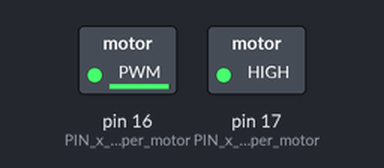
A program run on a simulated Arduino Uno, built with avr-gcc and run on an emulated ATmega328P. Parts: switched loads named in the program (green lamp = pin HIGH). Pins used as bus, display or sensor lines are not drawn.

Above: at 0.1 s.
Timing chart, 0 to 1.6 s (numbered marks = the images above):
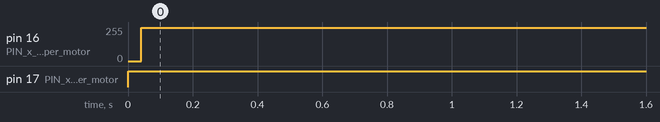

The program:

main.cpp
```cpp
#include <Arduino.h>

int PIN_x_axis_pulse_stepper_motor = 16;
int PIN_x_axis_dir_stepper_motor = 17;

int PIN_y_axis_pulse_stepper_motor;
int PIN_y_axis_dir_stepper_motor;

int time_step_motor_x = 0;
int time_step_motor_y = 0;

int freq_step_motor = 5000; // 5kHz

float pos_target_x, pos_current_x=0;
float pos_target_y, pos_current_y=0;

int mult_mmPerRevo = 2;   // ball screw pitch -mm-
int mult_step_main = 200; // step count for pulse/rev -motordriver-
int mult_step_micr = 32;  // MicroStep
int mult_step_total = mult_step_main * mult_step_micr;

bool dir_stepper_motor_x;
bool dir_stepper_motor_y;

void step_target_x(float value_x)
{
  pos_target_x = mult_step_total * value_x / mult_mmPerRevo;
}
void step_target_y(float value_y)
{
  pos_target_y = mult_step_total * value_y / mult_mmPerRevo;
}

bool is_at_target_x_axis_motor()
{
  if (pos_current_x == pos_target_x)
    return true;
  return false;
}
bool is_at_target_y_axis_motor()
{
  if (pos_current_y == pos_target_y)
    return true;
  return false;
}
void set_dir_stepper_motor_x()
{
  if (is_at_target_x_axis_motor)
  {
    dir_stepper_motor_x = true;
    digitalWrite(PIN_x_axis_dir_stepper_motor, HIGH);
  }
  else
  {
    dir_stepper_motor_x = false;
    digitalWrite(PIN_x_axis_dir_stepper_motor, LOW);
  }
}
void set_dir_stepper_motor_y()
{
  if (is_at_target_y_axis_motor)
  {
    dir_stepper_motor_y = true;
    digitalWrite(PIN_y_axis_dir_stepper_motor, HIGH);
  }
  else
  {
    dir_stepper_motor_y = false;
    digitalWrite(PIN_y_axis_dir_stepper_motor, LOW);
  }
}

void stepper_motor_x()
{
  if (dir_stepper_motor_x)
    pos_current_x += 1;
  else
    pos_current_x -= 1;

  digitalWrite(PIN_x_axis_pulse_stepper_motor, LOW);
  delayMicroseconds(3);
  digitalWrite(PIN_x_axis_pulse_stepper_motor, HIGH);

  time_step_motor_x = micros();
}

void stepper_motor_y()
{
  if (dir_stepper_motor_y)
    pos_current_y += 1;
  else
    pos_current_y -= 1;
  digitalWrite(PIN_y_axis_pulse_stepper_motor, LOW);
  delayMicroseconds(3);

  digitalWrite(PIN_y_axis_pulse_stepper_motor, HIGH);
  time_step_motor_y = micros();
}

void move_stepper_motor_x()
{
  if ((micros() - time_step_motor_x) >= (1000000 / freq_step_motor))
  {
    set_dir_stepper_motor_x();
    stepper_motor_x();
  }
}
void move_stepper_motor_y()
{
  if ((micros() - time_step_motor_y) >= (1000000 / freq_step_motor))
  {
    set_dir_stepper_motor_y();
    stepper_motor_y();
  }
}

void setup()
{
  Serial.begin(115200);
  pinMode(PIN_x_axis_pulse_stepper_motor, OUTPUT);
  pinMode(PIN_x_axis_dir_stepper_motor, OUTPUT);
  pinMode(PIN_y_axis_pulse_stepper_motor, OUTPUT);
  pinMode(PIN_y_axis_dir_stepper_motor, OUTPUT);
}

void loop()
{
  step_target_x(10010000);
  move_stepper_motor_x();
  step_target_y(100000);
  move_stepper_motor_y();
}
```

Measured:
- by itself, pin 16 (PIN_x_axis_pulse_stepper_motor): 0/255 → 251/255 at 0.04 s
- by itself, pin 17 (PIN_x_axis_dir_stepper_motor): LOW → HIGH at 0.00 s
